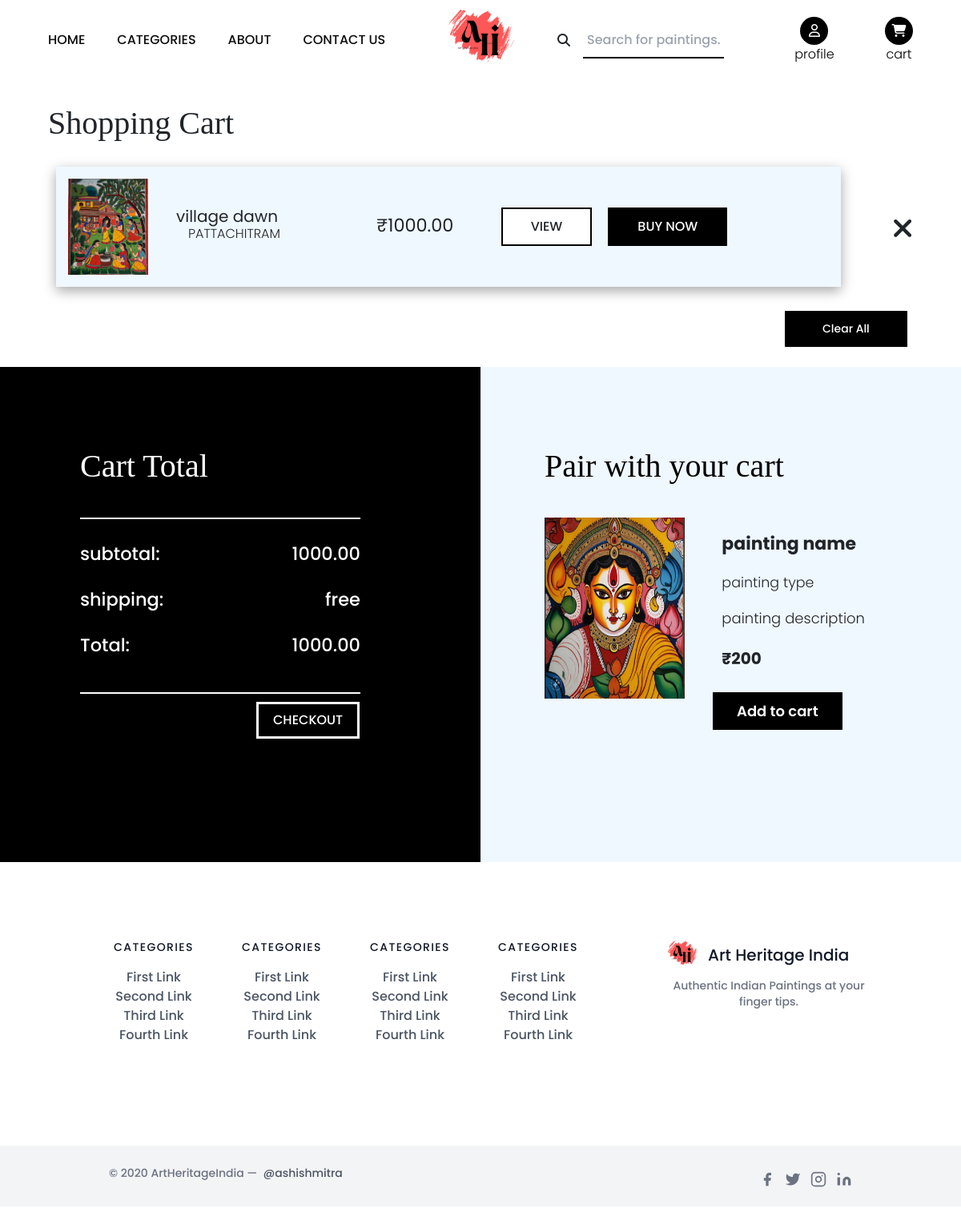
/cart/ (signed in), run on an earlier commit of the app's database.
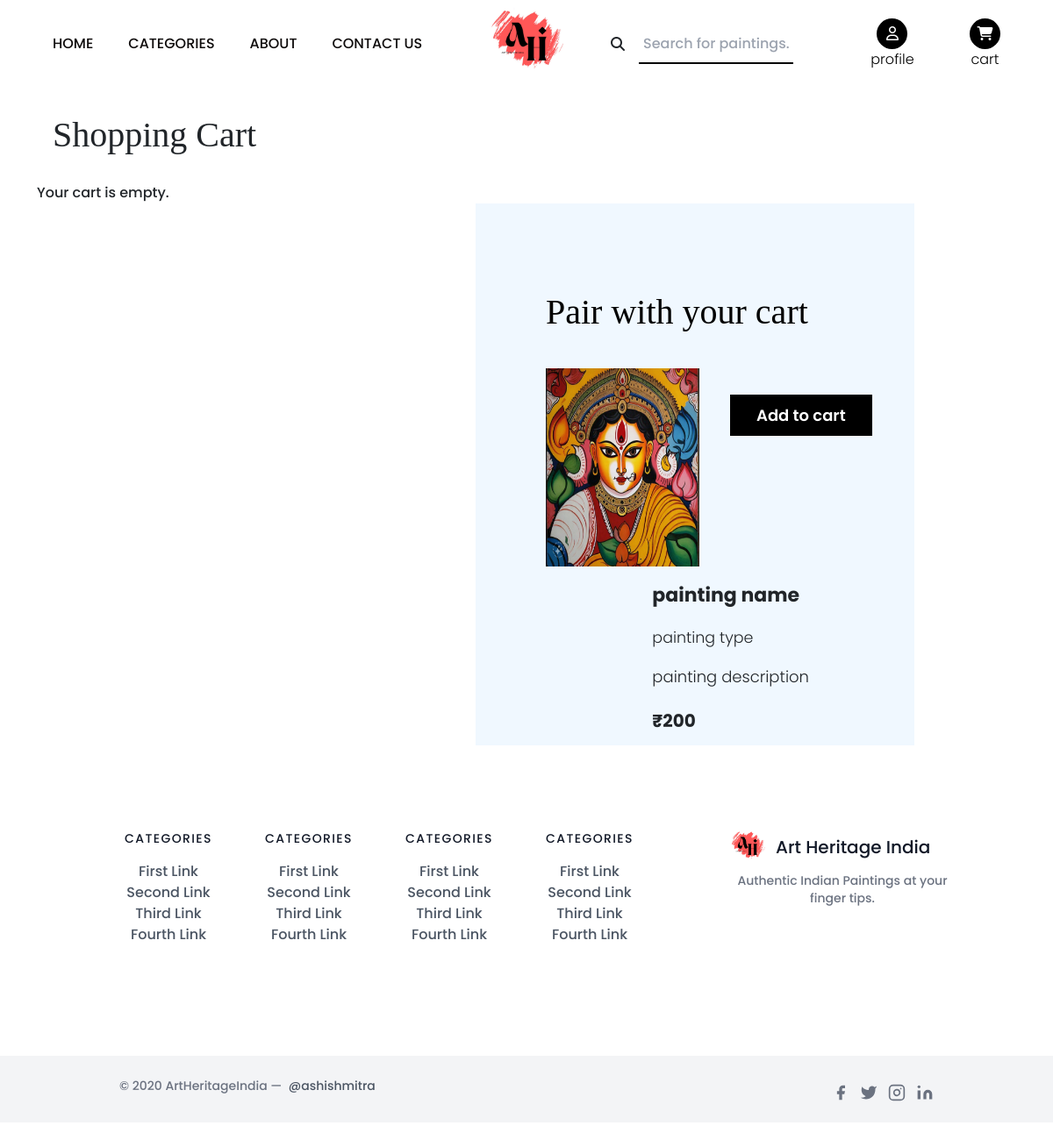
And on a later commit of the database.
### core/models.py (models this page shows, shortened)
class CartItem(models.Model):
    cart = models.ForeignKey(Cart, on_delete=models.CASCADE)
    painting = models.ForeignKey(Painting, on_delete=models.CASCADE)
    quantity = models.PositiveIntegerField(default=1)

class Painting(models.Model):
    title = models.CharField(max_length=100)
    description = models.TextField()
    category = models.ForeignKey(Category, on_delete=models.CASCADE, related_name='paintings', default=None)
    image = models.ImageField(upload_to="products_images/", default=None, null=True )
    rating = models.DecimalField(decimal_places=1, max_digits=3, default=0.0, null=True)
    price = models.DecimalField(decimal_places=2, max_digits=10, default=1000.00, null=True)
    is_new = models.BooleanField(default=False)
    is_selling = models.BooleanField(default=False)

### core/views.py (the view)
# urls.py: path('cart/', views.view_cart, name='view_cart'),
@login_required
def view_cart(request):
    cart, created = Cart.objects.get_or_create( user=request.user)
    cart_items = cart.cartitem_set.all()
    total_price = sum(item.painting.price * item.quantity for item in cart_items)
    return render(request, 'cart.html', {
        'cart': cart,
        'cart_items': cart_items,
        'total_price': total_price
    })

### templates/cart.html
{% extends "base.html" %}
{% block page_css %}
<link rel="stylesheet" href="/static/css/cart.css">
{% endblock %}
{% block content %}
<div class="cart-text">
  <h2>Shopping Cart</h2>
</div>
<div class="container">
  {% if cart_items %}
    {% for item in cart_items %}
  <div class="item-box1">
    <div class="img1"><img src="/media/{{item.painting.image}}" alt="" srcset=""></div>
    <div class="text">
        <div class="item-name">
            <h6>{{ item.painting.title }}</h6>
        </div>
        <div class="item-type">
            <h6>PATTACHITRAM</h6>
        </div>
    </div>
    <div class="price">
        <h6>₹{{ item.painting.price }}</h6>
    </div>
    <div class="item-btns">
        <button class="available">
          <a href="{% url 'product' pk=item.painting.id %}">VIEW</a>
        </button>
        <a style="color: white;" href="{% url 'direct_buy' item.painting.id %}">
          <button class="buy-now">BUY NOW</button>
        </a>
    </div>
    <a href="{% url 'remove_from_cart' item.id %}">
      <i class="fa-solid fa-xmark" id="cross"></i>
    </a>
</div>
    {% endfor %}
</div>
<a href="{% url 'clearall' %}">
  <button class="clear-all">Clear All</button></i>
</a>
  <div class="container2">
    <div class="checkout">
        <h2>Cart Total</h2>
        <div class="checkout-container">
            <div class="name">
                <h5>subtotal:</h5>
                <h5>shipping:</h5>
                <h5>Total:</h5>
            </div>
            <div class="cost">
                <h5>{{ total_price }}</h5>
                <h5>free</h5>
                <h5>{{ total_price }}</h5>
            </div>
        </div>
        <button class="checkout-button"><a href="{% url 'checkout' %}" style="color: white;">CHECKOUT</a></button>
    </div>
    {% else %}
     <p>Your cart is empty.</p>
    {% endif %}
    <div class="recommended">
      <h2>Pair with your cart</h2>
      <div class="img"><img src="/static/images/painting1.jpg" alt="" srcset=""></div>
      <div class="details">
        <h5>painting name</h5>
        <h6>painting type</h6>
        <p>painting description</p>
        <h4>₹200</h4>
      </div>
      <button class="add-to-cart">Add to cart</button>
    </div>
</div>
{% endblock %}

What changed in the data, as far as the page shows it:
removed CartItem: painting.image (picture), painting "village dawn", painting.price "1000.00"
Also different on the page:
{{ total_price }}: "1000.00" → (not shown)
text no longer shown: "Clear All Cart Total subtotal: shipping: Total: free CHECKOUT"
text now shown: "Your cart is empty."
